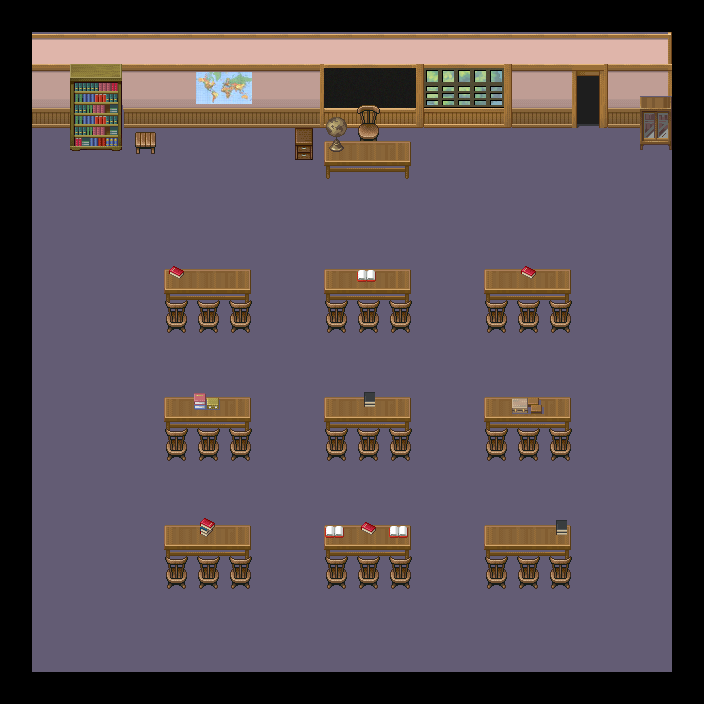

This game map was drawn from its Tiled (.tmx) file and the tilesets committed beside it. A one-line description and the trimmed map source follow:
An orthogonal 22x22 tile map with 32x32 px tiles, 6 tile layers (collision, Kachelebene 1, Kachelebene 2, Kachelebene 4, ...), 3 tilesets and 3 objects (me.LevelEntity, mainPlayer, putz).

<map version="1.0" orientation="orthogonal" width="22" height="22" tilewidth="32" tileheight="32">
 <tileset firstgid="1" name="ZanyZora_Klassenzimmer" tilewidth="32" tileheight="32">
  <image source="../tileset/ZanyZora_Klassenzimmer.png" width="256" height="448" />
 </tileset>
 <tileset firstgid="113" name="metatiles32x32" tilewidth="32" tileheight="32">
  <image source="../tileset/metatiles32x32.png" width="160" height="32" />
  <tile id="0">
   <properties>
    <property name="type" value="solid" />
   </properties>
  </tile>
 </tileset>
 <tileset firstgid="118" name="tiles9" tilewidth="32" tileheight="32">
  <image source="../tileset/tiles9.png" width="384" height="3200" />
 </tileset>
 <layer name="collision" width="22" height="22">
  <data>[484 cells, 176 non-empty, 1 distinct tile ids]</data>
 </layer>
 <layer name="Kachelebene 1" width="22" height="22">
  <data>[484 cells, 484 non-empty, 2 distinct tile ids]</data>
 </layer>
 <layer name="Kachelebene 2" width="22" height="22">
  <data>[484 cells, 60 non-empty, 20 distinct tile ids]</data>
 </layer>
 <layer name="Kachelebene 4" width="22" height="22">
  <data>[484 cells, 56 non-empty, 8 distinct tile ids]</data>
 </layer>
 <layer name="Kachelebene 3" width="22" height="22">
  <data>[484 cells, 70 non-empty, 18 distinct tile ids]</data>
 </layer>
 <layer name="Kachelebene 6" width="22" height="22">
  <data>[484 cells, 17 non-empty, 12 distinct tile ids]</data>
 </layer>
 <objectgroup name="Objektebene 1" width="22" height="22">
  <object name="me.LevelEntity" x="576" y="64" width="32" height="64">
   <properties>
    <property name="duration" value="250" />
    <property name="fade" value="#000000" />
    <property name="to" value="flur1" />
   </properties>
  </object>
  <object name="mainPlayer" x="576" y="128" width="32" height="32">
   <properties>
    <property name="from" value="georaum" />
    <property name="image" value="chars_blue" />
    <property name="spriteheight" value="32" />
    <property name="spritewidth" value="32" />
   </properties>
  </object>
  <object name="putz" x="32" y="192" width="32" height="32">
   <properties>
    <property name="image" value="chars_putz" />
    <property name="spriteheight" value="32" />
    <property name="spritewidth" value="32" />
   </properties>
  </object>
 </objectgroup>
</map>
